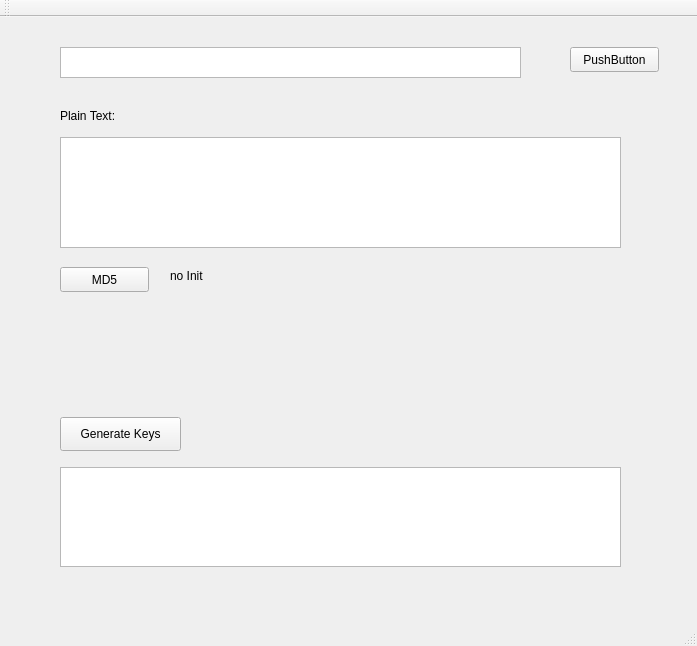
<?xml version="1.0" encoding="UTF-8"?>
<ui version="4.0">
 <class>MainWindow</class>
 <widget class="QMainWindow" name="MainWindow">
  <property name="geometry">
   <rect>
    <x>0</x>
    <y>0</y>
    <width>697</width>
    <height>646</height>
   </rect>
  </property>
  <property name="windowTitle">
   <string>MainWindow</string>
  </property>
  <widget class="QWidget" name="centralWidget">
   <widget class="QPlainTextEdit" name="fileTextEdit">
    <property name="geometry">
     <rect>
      <x>60</x>
      <y>30</y>
      <width>461</width>
      <height>31</height>
     </rect>
    </property>
    <property name="font">
     <font>
      <pointsize>9</pointsize>
     </font>
    </property>
    <property name="plainText">
     <string/>
    </property>
   </widget>
   <widget class="QPushButton" name="pushButton">
    <property name="geometry">
     <rect>
      <x>570</x>
      <y>30</y>
      <width>89</width>
      <height>25</height>
     </rect>
    </property>
    <property name="text">
     <string>PushButton</string>
    </property>
   </widget>
   <widget class="QTextBrowser" name="plainTextBrowser">
    <property name="geometry">
     <rect>
      <x>60</x>
      <y>120</y>
      <width>561</width>
      <height>111</height>
     </rect>
    </property>
   </widget>
   <widget class="QLabel" name="label">
    <property name="geometry">
     <rect>
      <x>60</x>
      <y>90</y>
      <width>67</width>
      <height>17</height>
     </rect>
    </property>
    <property name="text">
     <string>Plain Text:</string>
    </property>
   </widget>
   <widget class="QPushButton" name="genKeysButton">
    <property name="geometry">
     <rect>
      <x>60</x>
      <y>400</y>
      <width>121</width>
      <height>34</height>
     </rect>
    </property>
    <property name="text">
     <string>Generate Keys</string>
    </property>
   </widget>
   <widget class="QTextBrowser" name="publickKeyBrowser">
    <property name="geometry">
     <rect>
      <x>60</x>
      <y>450</y>
      <width>561</width>
      <height>100</height>
     </rect>
    </property>
   </widget>
   <widget class="QPushButton" name="pushButton_MD5">
    <property name="geometry">
     <rect>
      <x>60</x>
      <y>250</y>
      <width>89</width>
      <height>25</height>
     </rect>
    </property>
    <property name="text">
     <string>MD5</string>
    </property>
   </widget>
   <widget class="QLabel" name="label_MD5">
    <property name="geometry">
     <rect>
      <x>170</x>
      <y>250</y>
      <width>451</width>
      <height>17</height>
     </rect>
    </property>
    <property name="text">
     <string>no Init</string>
    </property>
   </widget>
  </widget>
  <widget class="QMenuBar" name="menuBar">
   <property name="geometry">
    <rect>
     <x>0</x>
     <y>0</y>
     <width>697</width>
     <height>22</height>
    </rect>
   </property>
  </widget>
  <widget class="QToolBar" name="mainToolBar">
   <attribute name="toolBarArea">
    <enum>TopToolBarArea</enum>
   </attribute>
   <attribute name="toolBarBreak">
    <bool>false</bool>
   </attribute>
  </widget>
  <widget class="QStatusBar" name="statusBar"/>
 </widget>
 <layoutdefault spacing="6" margin="11"/>
 <resources/>
 <connections/>
</ui>
